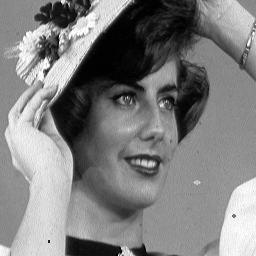
#> input picture project/FEMME-NOISE.png, 256 x 256 px
$ python test_low_filters.py   (older library calls are emulated)
#> lines starting #> are read from the running program, lines starting #| are printed output that depends on the picture
### project/linear_filters_new.py
import cv2
import numpy as np

"""Các bộ lọc thông thấp xóa nhiễu"""

def mean_filter(image, kernel_size=3):
    """
    Lọc thông thấp bằng mask lọc trung bình.
    :param image: Ảnh đầu vào (mảng numpy 2D hoặc 3D).
    :param kernel_size: Kích thước kernel (mặc định là 3x3).
    :return: Ảnh đã được lọc.
    """
    return cv2.blur(image, (kernel_size, kernel_size))


def gaussian_filter(image, kernel_size=3, sigma=1.0):
    """
    Lọc thông thấp bằng mask lọc Gauss.
    :param image: Ảnh đầu vào (mảng numpy 2D hoặc 3D).
    :param kernel_size: Kích thước kernel (mặc định là 3x3).
    :param sigma: Độ lệch chuẩn của phân phối Gauss (mặc định là 1.0).
    :return: Ảnh đã được lọc.
    """
    return cv2.GaussianBlur(image, (kernel_size, kernel_size), sigmaX=sigma, sigmaY=sigma)


"""Bộ lọc thông cao (Smothing làm sắc nét)"""

# [10 lines left out: function high_pass_filter, not called in this run]


"""Lọc đạo hàm"""

# [27 lines left out: functions sobel_filter, laplace_filter, not called in this run]

### project/test_low_filters.py
import cv2
import matplotlib.pyplot as plt
from linear_filters_new import mean_filter, gaussian_filter

# Đọc ảnh đầu vào bằng OpenCV (ảnh màu)
image = cv2.imread('FEMME-NOISE.png', cv2.IMREAD_COLOR)
#> image is the input picture: shape (256, 256, 3); min 0, max 255, mean 127.1

# Chuyển đổi từ BGR sang RGB để hiển thị đúng màu
image_rgb = cv2.cvtColor(image, cv2.COLOR_BGR2RGB)

# Áp dụng lọc
mean_filtered = mean_filter(image_rgb, kernel_size=3)
#> in mean_filter, `return cv2.blur(image, (kernel_size, kernel_size))`:
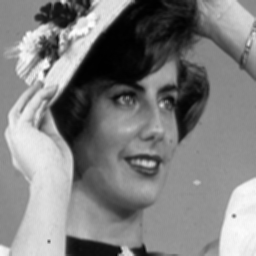
#> returned value: shape (256, 256, 3); min 1, max 254, mean 127.1
gaussian_filtered = gaussian_filter(image_rgb, kernel_size=3, sigma=1.5)

# Hiển thị kết quả
plt.figure(figsize=(10, 3))

# Hiển thị ảnh gốc
plt.subplot(1, 3, 1)
plt.title('Original Image')
plt.imshow(image_rgb)  # Hiển thị ảnh RGB

# Hiển thị ảnh lọc trung bình
plt.subplot(1, 3, 2)
plt.title('Mean Filtered')
plt.imshow(mean_filtered)  # Mean filter sẽ trả về ảnh RGB

# Hiển thị ảnh lọc Gauss
plt.subplot(1, 3, 3)
plt.title('Gaussian Filtered')
plt.imshow(gaussian_filtered)  # Gaussian filter cũng trả về ảnh RGB

plt.tight_layout()
plt.show()
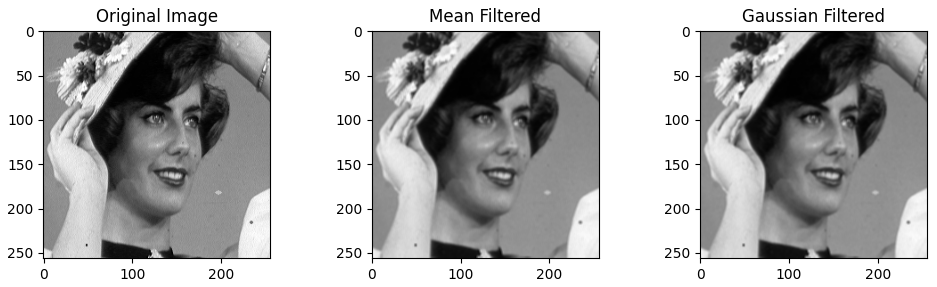
#> figure drawn by matplotlib, 3 panels

$ run again, with project/bagues-bg.png copied over project/FEMME-NOISE.png
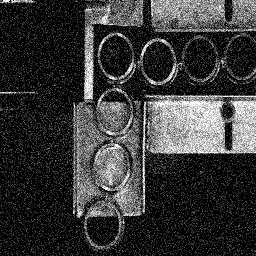
#> input picture project/bagues-bg.png, 256 x 256 px
#> image is the input picture: shape (256, 256, 3); min 0, max 255, mean 56.4
#> in mean_filter, `return cv2.blur(image, (kernel_size, kernel_size))`:
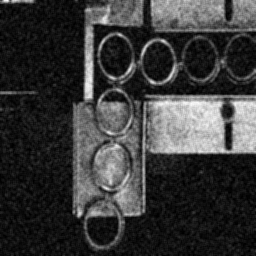
#> returned value: shape (256, 256, 3); min 0, max 251, mean 56.4
#> `plt.show()`:
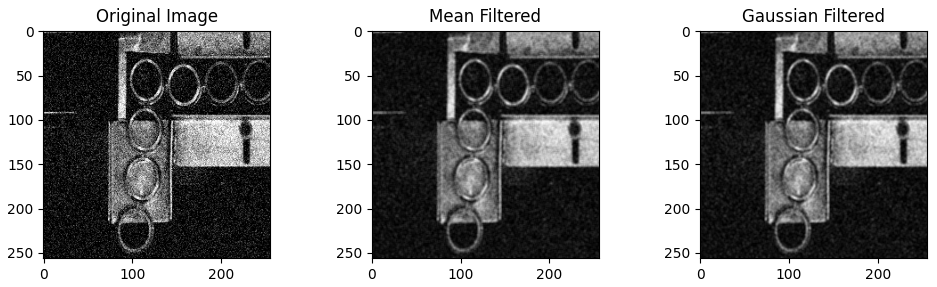
#> figure drawn by matplotlib, 3 panels
